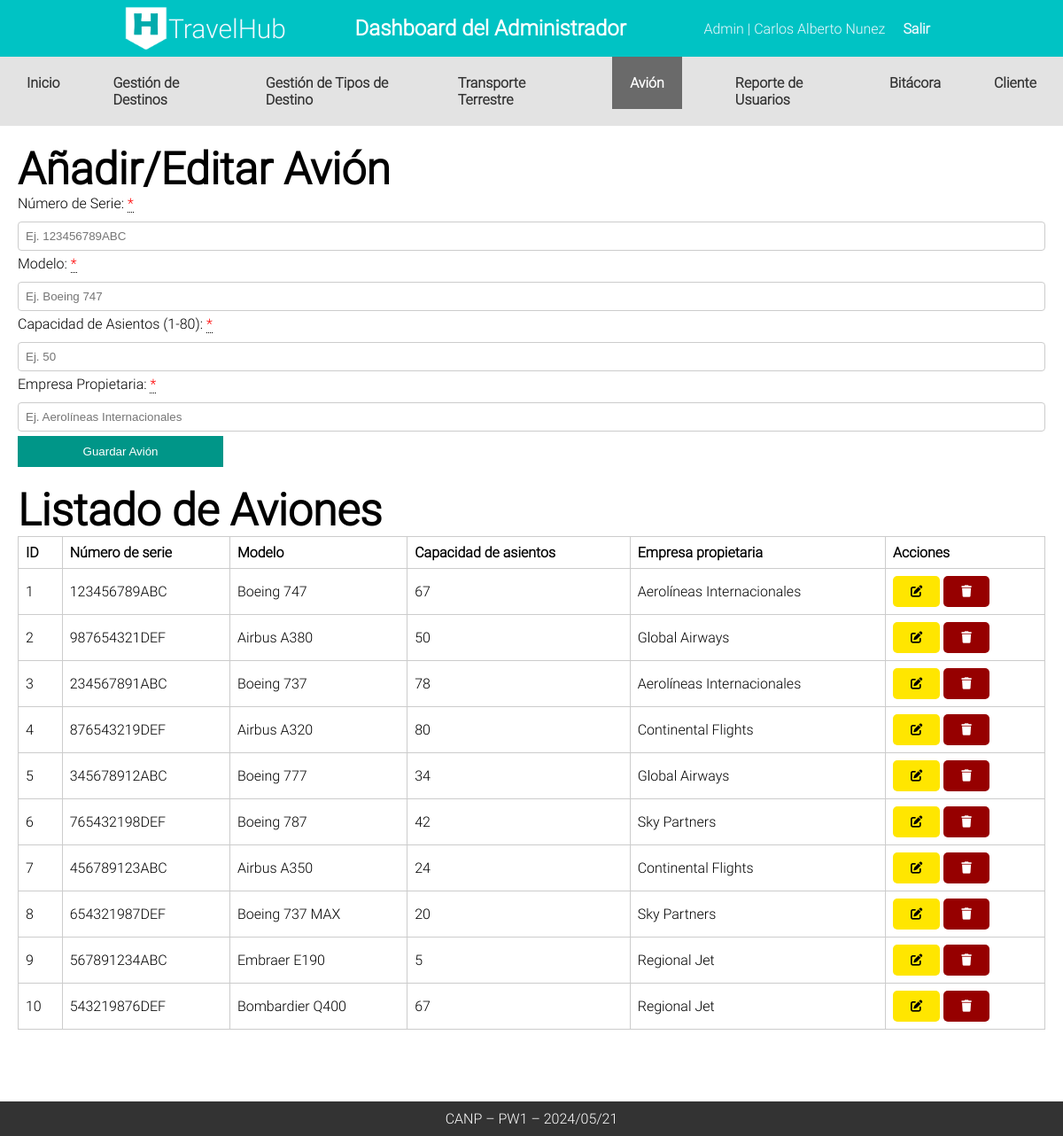
The app's page /Admin/CANP_Avion (signed in), older data.
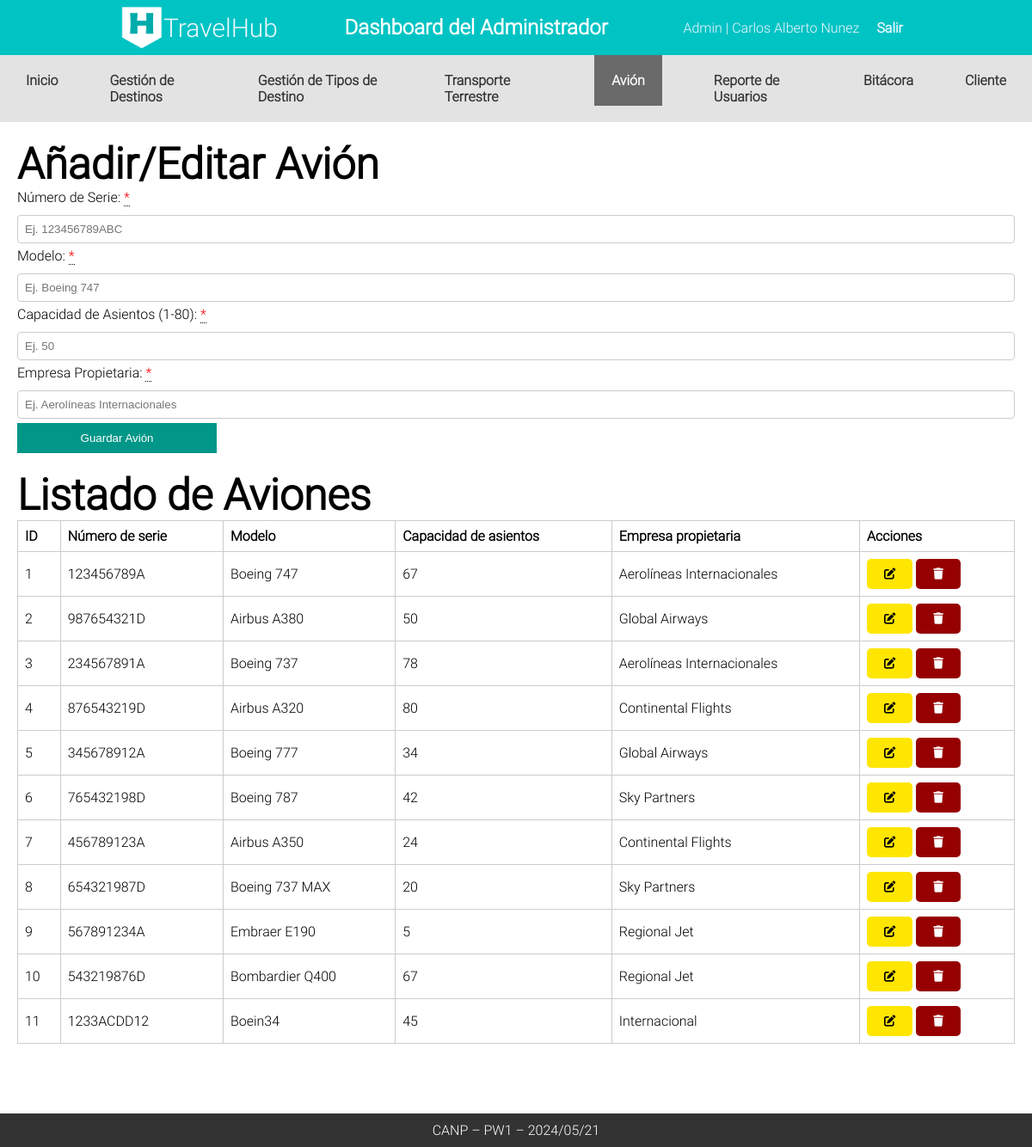
The same page, newer data.
### tables this page shows
CREATE TABLE `tblavion` (
  `id_avion` int(11) NOT NULL,
  `numero_serie` varchar(255) DEFAULT NULL,
  `modelo` varchar(255) DEFAULT NULL,
  `capacidad_asientos` int(11) NOT NULL,
  `empresa_propietaria` varchar(255) DEFAULT NULL
);

### Controllers/templateCtr.php (called while the page is built)
<?php
class Template
{
    public static function templateCtr()
    {
        include 'Views/plantilla.php';
    }
}

### index.php (called while the page is built, shortened)
<?php
include_once "Controllers/templateCtr.php";
include_once "Controllers/avionCtr.php";
include_once "Models/avionMdl.php";
$template = new Template();
$template->templateCtr();

### Models/avionMdl.php (called while the page is built, shortened)
<?php
class AvionMdl {
public static function canp_leer_aviones_mdl() {
    try {
        $db = Conexion::conectar();
        $sql = "SELECT * FROM tblavion";
        $stmt = $db->prepare($sql);
        $stmt->execute();
        return $stmt->fetchAll();
    } catch (PDOException $e) {
        return "Error al leer datos del avión: " . $e->getMessage();
    }
}
}

### Controllers/avionCtr.php (called while the page is built, shortened)
<?php
class AvionCtr {
    public static function canp_leer_aviones_ctr() {
        $respuesta = AvionMdl::canp_leer_aviones_mdl();
        return $respuesta;
    }
}

### Admin/CANP_Avion.php (the view, shortened to what this page needs)
<?php
include 'Components/cabeceraAdmin.php';
include 'Components/navAdmin.php'
?>
    <div class="contenedor">
   <h2>Añadir/Editar Avión</h2>
   <form class="formAvion" method="post">
    <label for="numeroSerie">Número de Serie: <div class="tooltip required"> *<span class="tooltiptext">Campo obligatorio</span></div></label>
    <input type="text" id="numeroSerie" name="numeroSerie" placeholder="Ej. 123456789ABC" >
    <label for="modelo">Modelo: <div class="tooltip required"> *<span class="tooltiptext">Campo obligatorio</span></div></label>
    <input type="text" id="modelo" name="modelo" placeholder="Ej. Boeing 747" >
    <label for="capacidadAsientos">Capacidad de Asientos (1-80): <div class="tooltip required"> *<span class="tooltiptext">Campo obligatorio</span></div></label>
    <input type="text" class="capacidadAsientos" id="capacidadAsientos" name="capacidadAsientos" placeholder="Ej. 50" >
    <label for="empresaPropietaria">Empresa Propietaria: <div class="tooltip required"> *<span class="tooltiptext">Campo obligatorio</span></div></label>
    <input type="text" id="empresaPropietaria" name="empresaPropietaria" placeholder="Ej. Aerolíneas Internacionales" >
    <button type="submit" name="btnAvion" class="btnformulario btnAvion">Guardar Avión</button>
</form>
    <h2>Listado de Aviones</h2>
    <table class="tblAvion">
        <thead>
            <tr>
                <th>ID</th>
                <th>Número de serie</th>
                <th>Modelo</th>
                <th>Capacidad de asientos</th>
                <th>Empresa propietaria</th>
                <th>Acciones</th>
            </tr>
        </thead>
        <tbody>
        <?php
            $aviones = AvionCtr::canp_leer_aviones_ctr();
            foreach ($aviones as $key => $avion) {
                echo '<tr>
                <td>'.($key+1).'</td>
                <td>'.$avion["numero_serie"].'</td>
                <td>'.$avion["modelo"].'</td>
                <td>'.$avion["capacidad_asientos"].'</td>
                <td>'.$avion["empresa_propietaria"].'</td>
                <td>
                           <button class="edit editarAvion" editarAvion="'.$avion["id_avion"].'"> <i class="fa-solid fa-pen-to-square"></i></button>
                           <button class="delete eliminarAvion" eliminarAvion="'.$avion["id_avion"].'" ><i class="fa-solid fa-trash"></i></button>
                           </td>
                </tr>';
            }
        ?>
        </tbody>
    </table>
    </div>

Row changes from the older to the newer data that the page shows:
changed tblavion "Boeing 747": numero_serie "123456789ABC" → "123456789A"
changed tblavion "Airbus A380": numero_serie "987654321DEF" → "987654321D"
changed tblavion "Boeing 737": numero_serie "234567891ABC" → "234567891A"
changed tblavion "Airbus A320": numero_serie "876543219DEF" → "876543219D"
changed tblavion "Boeing 777": numero_serie "345678912ABC" → "345678912A"
changed tblavion "Boeing 787": numero_serie "765432198DEF" → "765432198D"
changed tblavion "Airbus A350": numero_serie "456789123ABC" → "456789123A"
changed tblavion "Boeing 737 MAX": numero_serie "654321987DEF" → "654321987D"
changed tblavion "Embraer E190": numero_serie "567891234ABC" → "567891234A"
changed tblavion "Bombardier Q400": numero_serie "543219876DEF" → "543219876D"
added tblavion: numero_serie "1233ACDD12", modelo "Boein34", capacidad_asientos "45", empresa_propietaria "Internacional"
